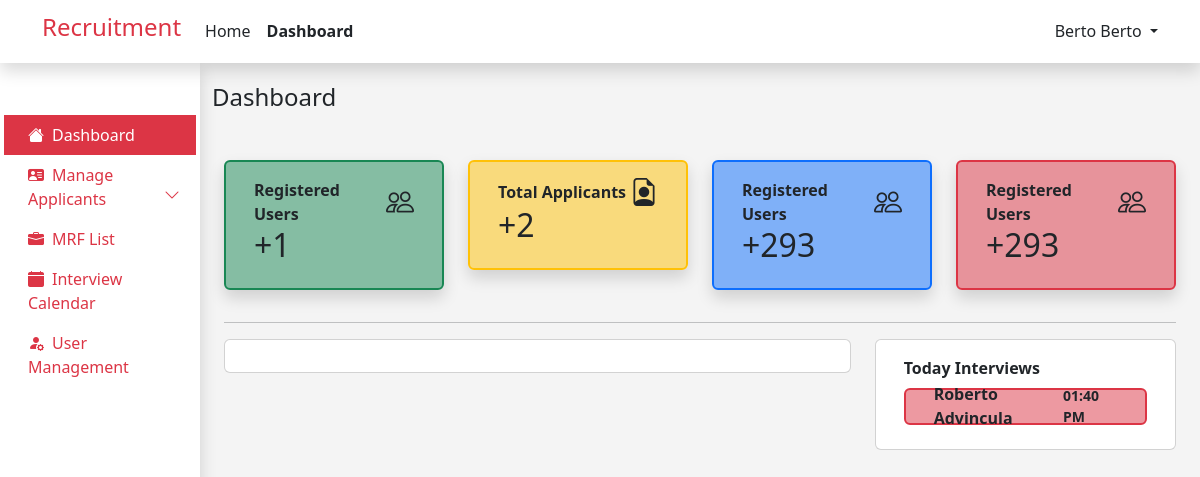
Before: /admin/home.php (signed in) with the older database file.
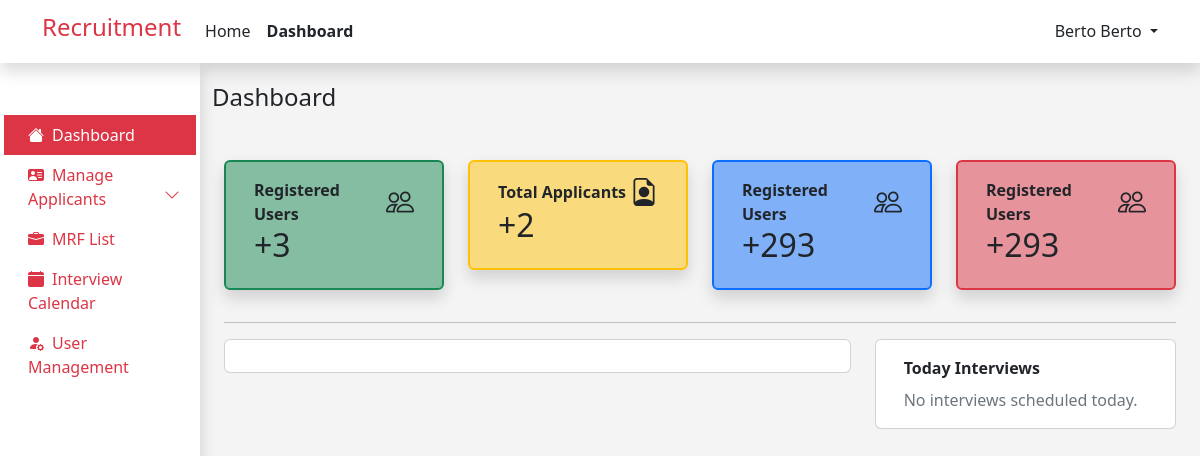
After: the same page with the newer database file.
### tables this page shows
CREATE TABLE `job_applicants` (
  `id` int(12) NOT NULL,
  `user_id` int(12) NOT NULL,
  `job_id` int(12) NOT NULL,
  `application_status` varchar(255) NOT NULL,
  `interview_date` datetime DEFAULT NULL,
  `remark` text NOT NULL,
  `employee_id` int(11) NOT NULL
);

CREATE TABLE `user` (
  `id` int(11) NOT NULL,
  `first_name` varchar(255) NOT NULL,
  `last_name` varchar(255) NOT NULL,
  `email` varchar(255) NOT NULL,
  `password` varchar(255) NOT NULL,
  `role` varchar(255) NOT NULL,
  `resume` varchar(255) NOT NULL,
  `branch` varchar(255) NOT NULL,
  `industry_access` varchar(255) NOT NULL
);

### admin/home_process.php (called while the page is built, shortened)
<?php
include ('../dbconn.php');
$role = "admin";
$regQuery = "SELECT COUNT(id) AS countRegistered FROM user WHERE role = ?";
$stmtReg = $conn->prepare($regQuery);
$stmtReg->bind_param("s", $role);
$stmtReg->execute();
$resultReg = $stmtReg->get_result();
$rowReg = $resultReg->fetch_assoc();
$countReg = $rowReg['countRegistered'];
$appQuery = "SELECT COUNT(id) AS countApplicant FROM job_applicants";
$stmtApp = $conn->prepare($appQuery);
$stmtApp->execute();
$resultApp = $stmtApp->get_result();
$rowApp = $resultApp->fetch_assoc();
$countApp = $rowApp['countApplicant'];
$today = date("Y-m-d");
$notSelectedStatus = "Not Selected";
$selectedStatus = "Selected";
$query =
    "SELECT job_applicants.*, mrfs.job_position, mrfs.location, user.first_name, user.last_name, user.resume
    FROM ((job_applicants
    INNER JOIN mrfs ON job_applicants.job_id = mrfs.id)
    INNER JOIN user ON job_applicants.user_id = user.id)
    WHERE job_applicants.application_status != ? AND job_applicants.application_status != ? AND DATE(job_applicants.interview_date) = ?
   ";
$stmt = $conn->prepare($query);
$stmt->bind_param("sss", $notSelectedStatus, $selectedStatus, $today);
$stmt->execute();
$result = $stmt->get_result();
?>

### admin/home.php (the view, shortened to what the changed rows need)
<?php
include ('../admin/home_process.php');
include ('../components/header.php');
?>
<!DOCTYPE html>
<html lang="en">
<head>
</head>
<body style="background-color: #F4F4F4; ">
    <div class="container-fluid">
        <div class="row">
            <div class="col-md-10 col-lg-9 col-xl-10  mt-3">
                <div class="container ">
                    <div class="row">
                        <div class="col-lg-3 col-md-6 mb-3">
                            <div class="card bg-success bg-opacity-50 border border-2  border-success shadow">
                                <div class="card-body">
                                    <div class="container">
                                        <div class="row">
                                            <div class="col">
                                                <h2>
                                                    <?php echo '+' . $countReg; ?>
                                                </h2>
                                            </div>
                                        </div>
                                    </div>
                                </div>
                            </div>
                        </div>
                        <div class="col-lg-3 col-md-6 mb-3">
                            <div class="card bg-warning  bg-opacity-50 border border-2  border-warning shadow">
                                <div class="card-body">
                                    <div class="container">
                                        <div class="row">
                                            <div class="col">
                                                <h2>
                                                    <?php echo '+' . $countApp; ?>
                                                </h2>
                                            </div>
                                        </div>
                                    </div>
                                </div>
                            </div>
                        </div>
                        <div class="col-lg-3 col-md-6 mb-3">
                            <div class="card bg-primary  bg-opacity-50 border border-2  border-primary shadow">
                                <div class="card-body">
                                    <div class="container">
                                        <div class="row">
                                            <div class="col">
                                                <h2>+293</h2>
                                            </div>
                                        </div>
                                    </div>
                                </div>
                            </div>
                        </div>
                        <div class="col-lg-3 col-md-6 mb-3">
                            <div class="card bg-danger  bg-opacity-50 border border-2  border-danger shadow">
                                <div class="card-body">
                                    <div class="container">
                                        <div class="row">
                                            <div class="col">
                                                <h2>+293</h2>
                                            </div>
                                        </div>
                                    </div>
                                </div>
                            </div>
                        </div>
                    </div>
                    <div class="row">
                        <div class="col-lg-4 mb-3">
                            <div class="card h-100">
                                <div class="card-body">
                                    <div class="container">
                                        <?php
                                        if ($result->num_rows > 0) {
                                            while ($row = $result->fetch_assoc()) {
                                                $interviewDateTime = $row['interview_date'];
                                                $interviewDateTimeObj = new DateTime($interviewDateTime);
                                                $interviewTime = $interviewDateTimeObj->format('h:i A');
                                                ?>
                                                <div class="row-12">
                                                    <div class="col mb-2">
                                                        <div
                                                            class="card bg-danger  bg-opacity-50 border border-2  border-danger">
                                                            <div class="card-body">
                                                                <div class="container">
                                                                    <div class="d-flex fw-bold justify-content-between align-items-center"
                                                                        style="height: 1px;">
                                                                        <div>
                                                                            <?php echo $row['first_name'] . ' ' . $row['last_name']; ?>
                                                                        </div>
                                                                        <div>
                                                                            <small>
                                                                                <?php echo $interviewTime; ?>
                                                                            </small>
                                                                        </div>
                                                                    </div>
                                                                </div>
                                                            </div>
                                                        </div>
                                                    </div>
                                                    <?php
                                            }
                                        } else {
                                            ?>
                                                <div class="row">
                                                    <div class="col text-secondary">
                                                        No interviews scheduled today.
                                                    </div>
                                                </div>
                                                <?php
                                        }
                                        ?>
                                        </div>
                                    </div>
                                </div>
                            </div>
                        </div>
                    </div>
                </div>
            </div>
        </div>
</body>
</html>

Changed rows visible on the page:
removed job_applicants: user.first_name "Roberto", user.last_name "Advincula", interview_date "01:40 PM"
Other visible differences:
$countReg: "1" → "3"
text now shown: "No interviews scheduled today."
